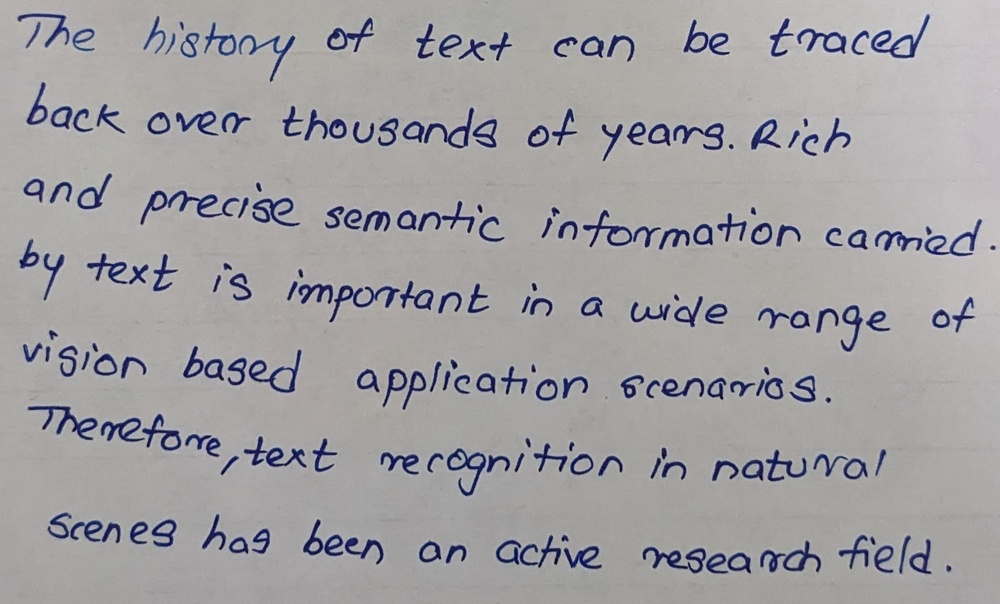
#> input picture htr/data/parabig.jpg, 1000 x 604 px, shrunk from 1959 x 1184 before the run, found by its file name
$ python new.py
#> lines starting #> are read from the running program, lines starting #| are printed output that depends on the picture; after the words box and inside, x2 and y2 are one past the last pixel; in counts of white or black regions, pixels touching at a corner belong together
import cv2
import os

pparabig = r'D:/Useful/Python/Projects/BEProject/htr/data/parabig.jpg'

def captch_ex(file_name):
    img = cv2.imread(file_name)
#> img is the input picture: shape (604, 1000, 3); mean B, G, R 162.6, 160.1, 161.8
    cv2.imshow('img',img)
    cv2.waitKey()
    alpha = 1.5 # Contrast control
    beta = 10 # Brightness control

    # call convertScaleAbs function
    img = cv2.convertScaleAbs(img, alpha=alpha, beta=beta)
    if not cv2.imwrite(r'D:\Useful\Python\Projects\BEProject\htr\src\1.jpg', img):
        raise Exception("Couldnt write image")
    cv2.imshow('img',img)
    cv2.waitKey()

    img_final = cv2.imread(file_name)
    cv2.imshow('img_final',img_final)
    if not cv2.imwrite(r'D:\Useful\Python\Projects\BEProject\htr\src\2.jpg', img_final):
        raise Exception("Couldnt write image")

    cv2.waitKey()
    img2gray = cv2.cvtColor(img, cv2.COLOR_BGR2GRAY)
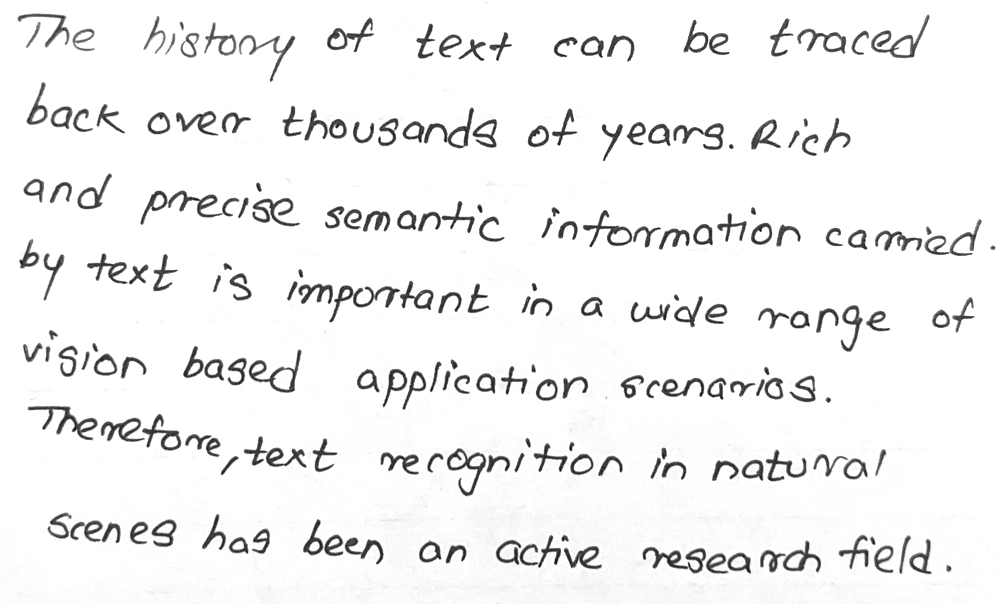
#> img2gray: shape (604, 1000); min 14, max 255, mean 241.4
    cv2.imshow('img2gray',img2gray)
    if not cv2.imwrite(r'D:\Useful\Python\Projects\BEProject\htr\src\3.jpg', img2gray):
        raise Exception("Couldnt write image")

    cv2.waitKey()
    ret, mask = cv2.threshold(img2gray, 180, 255, cv2.THRESH_BINARY)
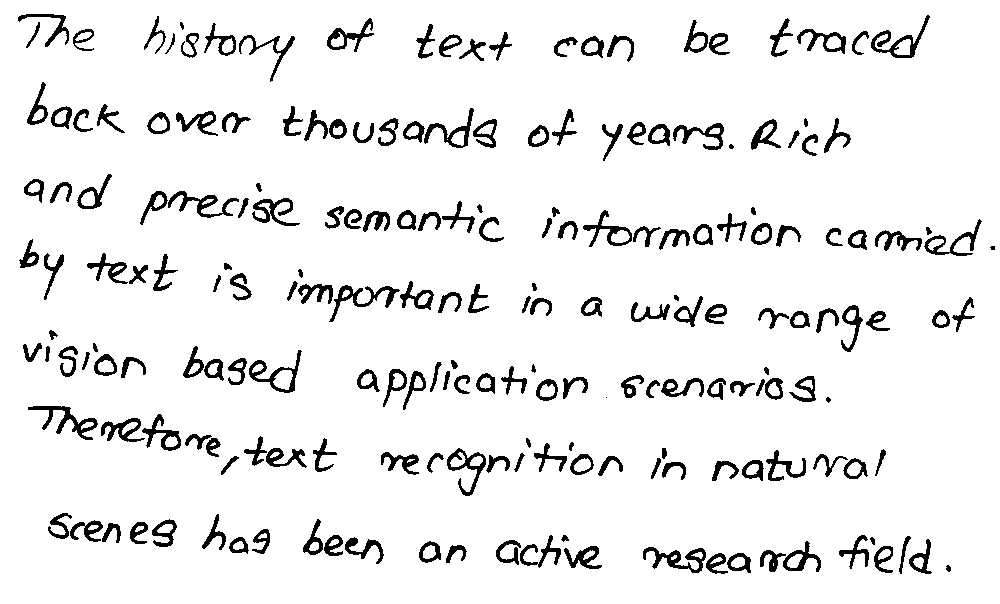
#> mask: shape (604, 1000); 92.7% white; 204 black regions (3 under 20 px), largest, box (x1, y1, x2, y2) and area: (28, 406, 98, 440) 657, (643, 547, 706, 573) 621, (329, 285, 400, 322) 609
    cv2.imshow('mask',mask)
    cv2.waitKey()
    image_final = cv2.bitwise_and(img2gray, img2gray, mask=mask)
    cv2.imshow('image_final',image_final)
    if not cv2.imwrite(r'D:\Useful\Python\Projects\BEProject\htr\src\4.jpg', image_final):
        raise Exception("Couldnt write image")

    cv2.waitKey()
    ret, new_img = cv2.threshold(image_final, 180, 255, cv2.THRESH_BINARY_INV)  # for black text , cv.THRESH_BINARY_INV
    cv2.imshow('new_img',new_img)
    if not cv2.imwrite(r'D:\Useful\Python\Projects\BEProject\htr\src\5.jpg', new_img):
        raise Exception("Couldnt write image")

    cv2.waitKey()
    '''
            line  8 to 12  : Remove noisy portion
    '''
    kernel = cv2.getStructuringElement(cv2.MORPH_CROSS, (6, 6))  # to manipulate the orientation of dilution , large x means horizonatally dilating  more, large y means vertically dilating more
    cv2.imshow('kernel',kernel)
    if not cv2.imwrite(r'D:\Useful\Python\Projects\BEProject\htr\src\6.jpg', kernel):
        raise Exception("Couldnt write image")

    cv2.waitKey()
    dilated = cv2.dilate(new_img, kernel, iterations=9)  # dilate , more the iteration more the dilation
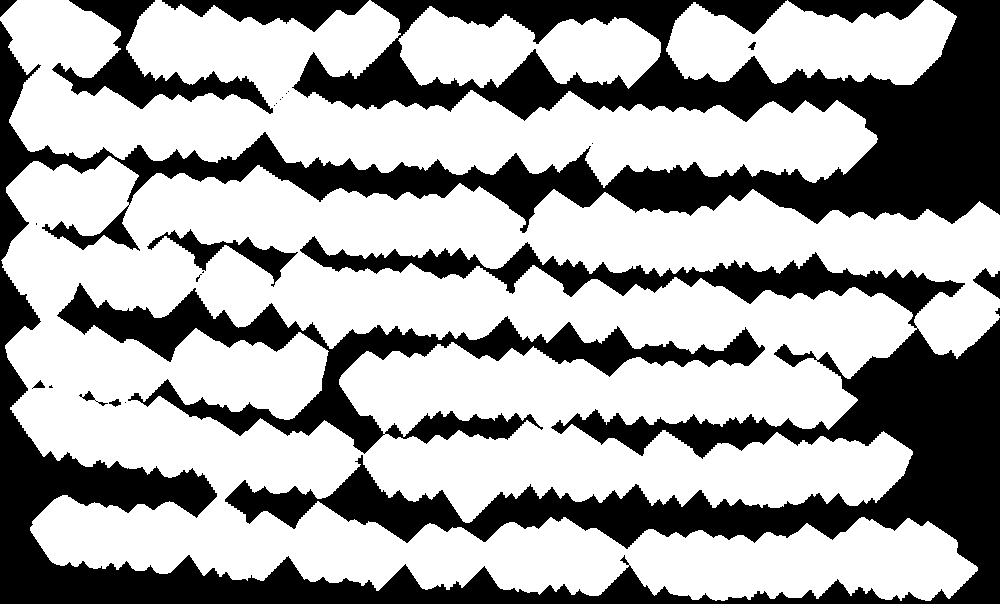
#> dilated: shape (604, 1000); 63.8% white; 25 black regions (12 under 20 px)
    cv2.imshow('dilated',dilated)
    if not cv2.imwrite(r'D:\Useful\Python\Projects\BEProject\htr\src\7.jpg', dilated):
        raise Exception("Couldnt write image")

    cv2.waitKey()

    contours, hierarchy = cv2.findContours(dilated, cv2.RETR_EXTERNAL, cv2.CHAIN_APPROX_NONE)  # findContours returns 3 variables for getting contours
#> contours = 4 contours; box (x1, y1, x2, y2) and area: (1, 156, 1000, 601) 316846, (0, 0, 878, 188) 74673, (666, 0, 957, 85) 16629, (398, 6, 661, 89) 13680
    index = 0

    for contour in contours:
        # get rectangle bounding contour
        [x, y, w, h] = cv2.boundingRect(contour)

        # Don't plot small false positives that aren't text
        if w < 35 and h < 35:
            continue

        # draw rectangle around contour on original image
        cv2.rectangle(img, (x, y), (x + w, y + h), (255, 0, 255), 2)


        cropped = img_final[y :y +  h , x : x + w]

        s = file_name + '/crop_' + str(index) + '.jpg'
        if not cv2.imwrite(r'D:\Useful\Python\Projects\BEProject\htr\src' + str(index) + r'.jpg', cropped):
            raise Exception("Couldnt write image")
        index = index + 1
#> this loop made 4 passes
#> (x, y, w, h) on passes 1 to 4: (1, 156, 999, 445), (398, 6, 263, 83), (666, 0, 291, 85), (0, 0, 878, 188)
#> pass 1, in captch_ex, `cropped = img_final[y :y +  h , x : x + w]`:
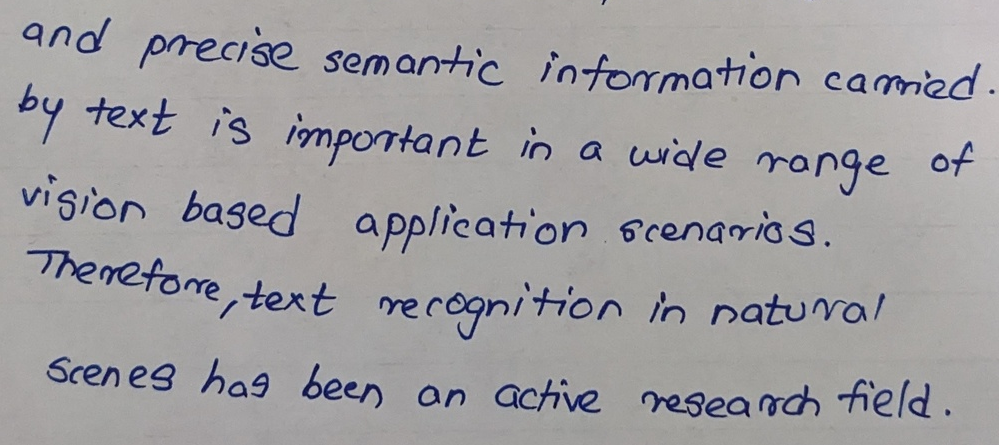
#> cropped: shape (445, 999, 3); mean B, G, R 160.6, 158.2, 159.8
#> pass 2, in captch_ex, `cropped = img_final[y :y +  h , x : x + w]`:
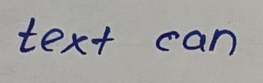
#> cropped: shape (83, 263, 3); mean B, G, R 161.4, 161.7, 162.7
#> pass 3, in captch_ex, `cropped = img_final[y :y +  h , x : x + w]`:
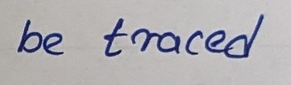
#> cropped: shape (85, 291, 3); mean B, G, R 179, 174.9, 176.8
#> after the loop:
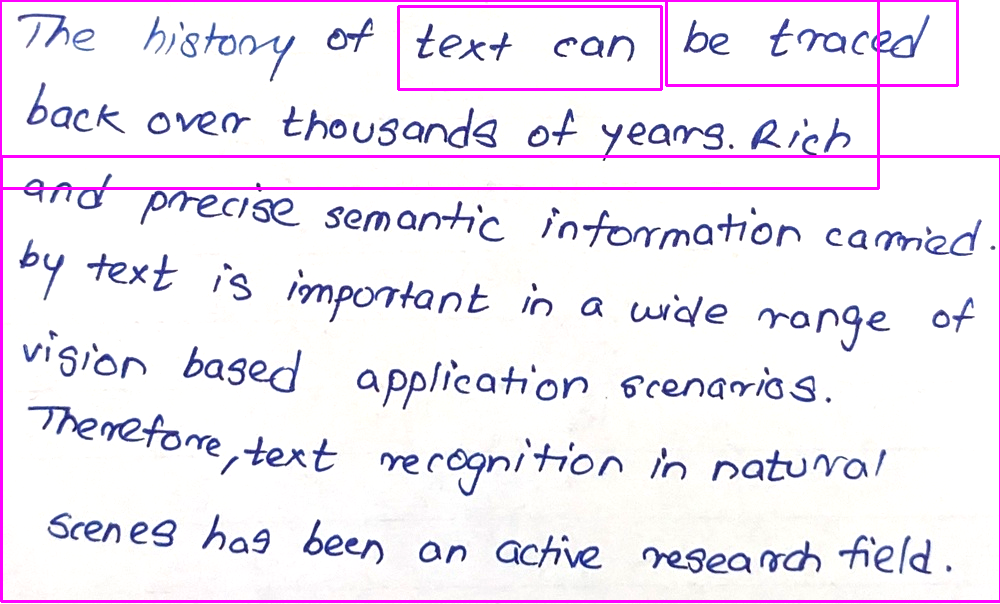
#> img: shape (604, 1000, 3); mean B, G, R 245, 234, 240.8
#> after the loop, index = 4

    # write original image with added contours to disk
    cv2.imshow('captcha_result',img)
    cv2.waitKey()

captch_ex(pparabig)
